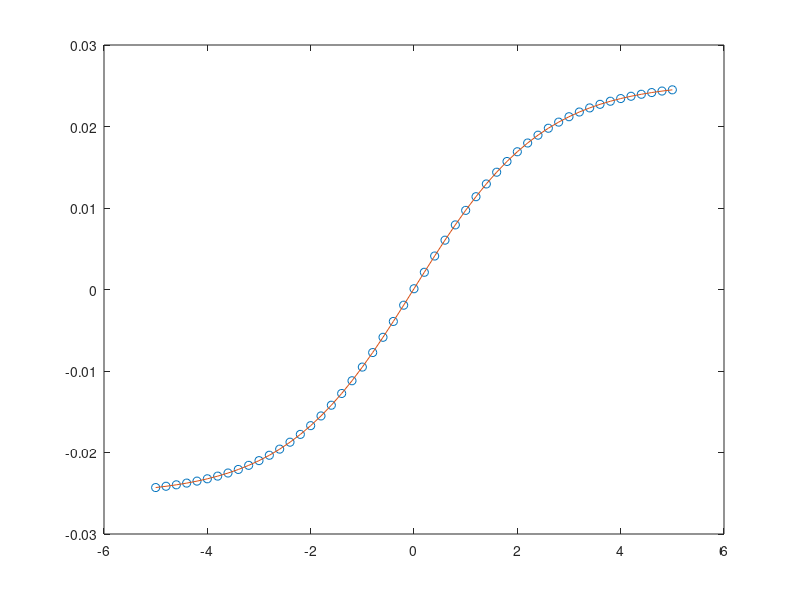
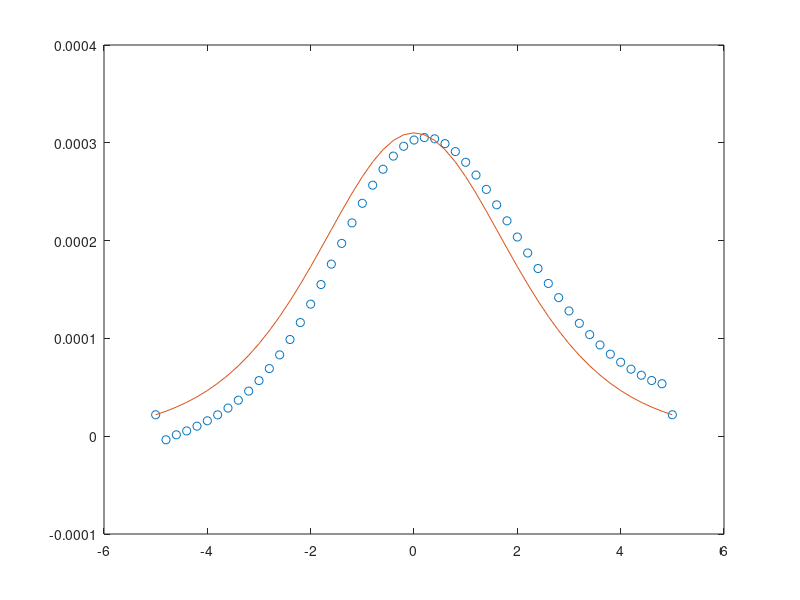

Source code (MATLAB) for these figures, in order:
%% RBF-PS method for 1D Heat Eq.
clear
clc
format shorte
%% Collocation Points
n = 50;
c = 0.5;
L0 = -5;  L1 = 5;
h = (L1-L0)/n;
x = L0:h:L1;
boundary = find( x==L0 | x==L1 );
Interior = find( x~=L0 & x~=L1 );
N = length(x);
%% Time discrete scheme
T = 0.5;
dt = 1e-4;
M = floor(T/dt);
%% Basis Functions and Required Matrices
Phi = @(r,c) exp(-(c*r).^2);
drPhi = @(r,rh,c) -2*c^2*rh.*exp(-(c*r).^2);
d2rPhi = @(r,rh,c) 2*c^2*exp(-(c*r).^2).*( -1 + 2*(c^2).*(rh.^2));
d3rPhi = @(r,rh,c) 4*c^4*rh.*exp(-(c*r).^2)* + 8*c^4*rh.*exp(-(c*r).^2) - 8*c^6*(rh.^3).*exp(-(c*r).^2);

rx =  x'-x ;
D = abs(rx);  % abs(x-x');

A = Phi(D,c);
Ax = drPhi(D,rx,c);
Axx = d2rPhi(D,rx,c);
Axxx = d3rPhi(D,rx,c);

%% Example 1
lambda = 0.0001;
alpha = 0.001;
beta = 0.001;
k = 0.4;
gama = 0;
mu1 = 2*k*sqrt(alpha+beta^2);
mu2 = 2*k^2*(alpha + beta^2 -beta*sqrt(alpha+beta^2));

u = @(x,t) lambda + mu1*tanh(k.*(x-lambda*t) + gama);
v = @(x,t) mu2 - mu2*(tanh(k.*(x-lambda*t) + gama).^2);

%%
I = eye(N);
Dx = Ax/A;
Dxx = Axx/A;
Dxxx = Axxx/A;

RHS_u = @(u,v) -Dx*v - u.*(Dx*u) + beta*Dxx*u;
RHS_v = @(u,v) -v.*(Dx*u) - u.*(Dx*v) + beta*Dxx*v - alpha*Dxxx*u;

U = u(x',0);
V = v(x',0);


for n = 1:M
    
    t = n*dt;

    k1 = RHS_u( U,V );
    l1 = RHS_v( U,V );

    k2 = RHS_u( U + 0.5*dt*k1 , V + 0.5*dt*l1 );
    l2 = RHS_v( U + 0.5*dt*k1 , V + 0.5*dt*l1 );

    k3 = RHS_u( U + 0.5*dt*k2 , V + 0.5*dt*l2 );
    l3 = RHS_v( U + 0.5*dt*k2 , V + 0.5*dt*l2 );

    k4 = RHS_u( U + dt*k3 , V + dt*l3 );
    l4 = RHS_v( U + dt*k3 , V + dt*l3 );
    
    U = U + dt*(k1+2.*k2+2.*k3+k4)./6;
    V = V + dt*(l1+2.*l2+2.*l3+l4)./6;
     
    
    U(boundary) = u(x(boundary),t);
    
    V(boundary) = v(x(boundary),t);
    
end
norm(U-u(x',T),inf)
figure, plot(x,U,'o',x,u(x',T))
figure, plot(x,V,'o',x,v(x',T))
